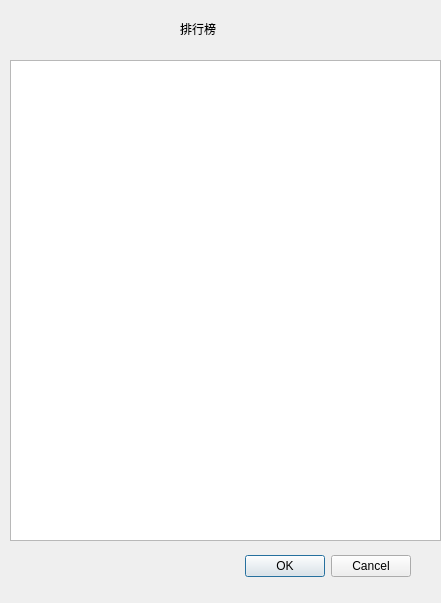
<?xml version="1.0" encoding="UTF-8"?>
<ui version="4.0">
 <class>Rank</class>
 <widget class="QDialog" name="Rank">
  <property name="geometry">
   <rect>
    <x>0</x>
    <y>0</y>
    <width>441</width>
    <height>603</height>
   </rect>
  </property>
  <property name="windowTitle">
   <string>Dialog</string>
  </property>
  <widget class="QDialogButtonBox" name="buttonBox">
   <property name="geometry">
    <rect>
     <x>70</x>
     <y>550</y>
     <width>341</width>
     <height>32</height>
    </rect>
   </property>
   <property name="orientation">
    <enum>Qt::Horizontal</enum>
   </property>
   <property name="standardButtons">
    <set>QDialogButtonBox::Cancel|QDialogButtonBox::Ok</set>
   </property>
  </widget>
  <widget class="QTableWidget" name="tableWidget">
   <property name="geometry">
    <rect>
     <x>10</x>
     <y>60</y>
     <width>431</width>
     <height>481</height>
    </rect>
   </property>
  </widget>
  <widget class="QLabel" name="label">
   <property name="geometry">
    <rect>
     <x>180</x>
     <y>20</y>
     <width>81</width>
     <height>18</height>
    </rect>
   </property>
   <property name="text">
    <string>排行榜</string>
   </property>
  </widget>
 </widget>
 <resources/>
 <connections>
  <connection>
   <sender>buttonBox</sender>
   <signal>accepted()</signal>
   <receiver>Rank</receiver>
   <slot>accept()</slot>
   <hints>
    <hint type="sourcelabel">
     <x>248</x>
     <y>254</y>
    </hint>
    <hint type="destinationlabel">
     <x>157</x>
     <y>274</y>
    </hint>
   </hints>
  </connection>
  <connection>
   <sender>buttonBox</sender>
   <signal>rejected()</signal>
   <receiver>Rank</receiver>
   <slot>reject()</slot>
   <hints>
    <hint type="sourcelabel">
     <x>316</x>
     <y>260</y>
    </hint>
    <hint type="destinationlabel">
     <x>286</x>
     <y>274</y>
    </hint>
   </hints>
  </connection>
 </connections>
</ui>
